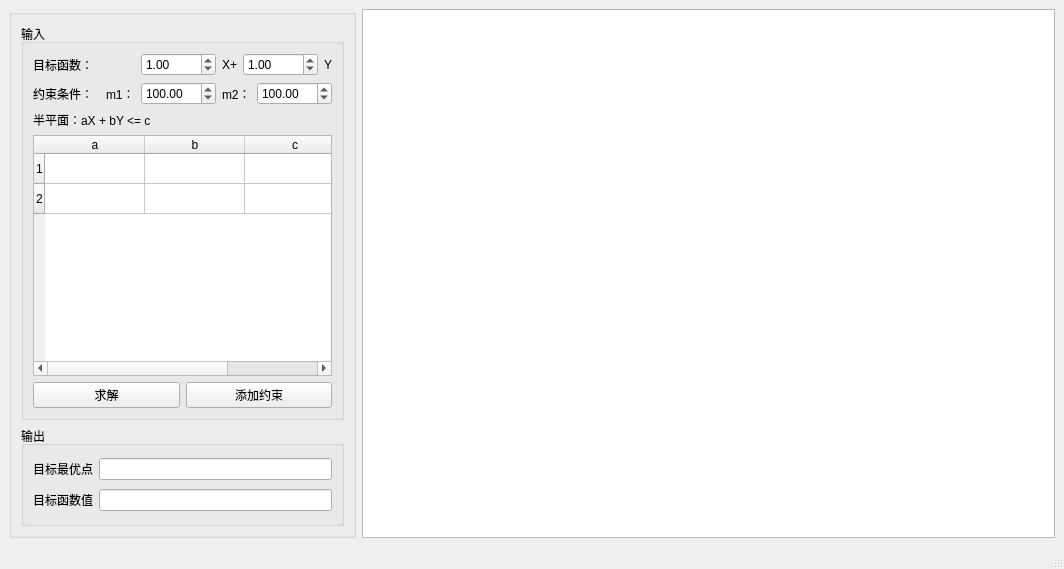
<?xml version="1.0" encoding="UTF-8"?>
<ui version="4.0">
 <class>MainWindow</class>
 <widget class="QMainWindow" name="MainWindow">
  <property name="geometry">
   <rect>
    <x>0</x>
    <y>0</y>
    <width>1064</width>
    <height>569</height>
   </rect>
  </property>
  <property name="windowTitle">
   <string>MainWindow</string>
  </property>
  <widget class="QWidget" name="centralwidget">
   <layout class="QHBoxLayout" name="horizontalLayout">
    <item>
     <widget class="QGroupBox" name="groupBox_3">
      <property name="sizePolicy">
       <sizepolicy hsizetype="Preferred" vsizetype="Preferred">
        <horstretch>1</horstretch>
        <verstretch>0</verstretch>
       </sizepolicy>
      </property>
      <property name="title">
       <string/>
      </property>
      <layout class="QVBoxLayout" name="verticalLayout_3">
       <item>
        <widget class="QGroupBox" name="groupBox">
         <property name="title">
          <string>输入</string>
         </property>
         <layout class="QVBoxLayout" name="verticalLayout">
          <item>
           <layout class="QHBoxLayout" name="horizontalLayout_2" stretch="0,0,0,0,0,0">
            <item>
             <widget class="QLabel" name="label_3">
              <property name="text">
               <string>目标函数：</string>
              </property>
             </widget>
            </item>
            <item>
             <spacer name="horizontalSpacer_3">
              <property name="orientation">
               <enum>Qt::Horizontal</enum>
              </property>
              <property name="sizeHint" stdset="0">
               <size>
                <width>0</width>
                <height>0</height>
               </size>
              </property>
             </spacer>
            </item>
            <item>
             <widget class="QDoubleSpinBox" name="c1">
              <property name="minimum">
               <double>-1000.000000000000000</double>
              </property>
              <property name="maximum">
               <double>1000.000000000000000</double>
              </property>
              <property name="value">
               <double>1.000000000000000</double>
              </property>
             </widget>
            </item>
            <item>
             <widget class="QLabel" name="label">
              <property name="text">
               <string>X+</string>
              </property>
             </widget>
            </item>
            <item>
             <widget class="QDoubleSpinBox" name="c2">
              <property name="minimum">
               <double>-1000.000000000000000</double>
              </property>
              <property name="maximum">
               <double>1000.000000000000000</double>
              </property>
              <property name="value">
               <double>1.000000000000000</double>
              </property>
             </widget>
            </item>
            <item>
             <widget class="QLabel" name="label_2">
              <property name="text">
               <string>Y</string>
              </property>
             </widget>
            </item>
           </layout>
          </item>
          <item>
           <layout class="QHBoxLayout" name="horizontalLayout_3">
            <item>
             <widget class="QLabel" name="label_4">
              <property name="text">
               <string>约束条件：</string>
              </property>
             </widget>
            </item>
            <item>
             <spacer name="horizontalSpacer_2">
              <property name="orientation">
               <enum>Qt::Horizontal</enum>
              </property>
              <property name="sizeHint" stdset="0">
               <size>
                <width>0</width>
                <height>0</height>
               </size>
              </property>
             </spacer>
            </item>
            <item>
             <widget class="QLabel" name="label_5">
              <property name="text">
               <string>m1：</string>
              </property>
             </widget>
            </item>
            <item>
             <widget class="QDoubleSpinBox" name="m1">
              <property name="minimum">
               <double>-1000.000000000000000</double>
              </property>
              <property name="maximum">
               <double>1000.000000000000000</double>
              </property>
              <property name="value">
               <double>100.000000000000000</double>
              </property>
             </widget>
            </item>
            <item>
             <widget class="QLabel" name="label_6">
              <property name="text">
               <string>m2：</string>
              </property>
             </widget>
            </item>
            <item>
             <widget class="QDoubleSpinBox" name="m2">
              <property name="minimum">
               <double>-1000.000000000000000</double>
              </property>
              <property name="maximum">
               <double>1000.000000000000000</double>
              </property>
              <property name="value">
               <double>100.000000000000000</double>
              </property>
             </widget>
            </item>
           </layout>
          </item>
          <item>
           <widget class="QLabel" name="label_7">
            <property name="text">
             <string>半平面：aX + bY &lt;= c</string>
            </property>
           </widget>
          </item>
          <item>
           <widget class="QTableWidget" name="table">
            <row>
             <property name="text">
              <string>1</string>
             </property>
            </row>
            <row>
             <property name="text">
              <string>2</string>
             </property>
            </row>
            <column>
             <property name="text">
              <string>a</string>
             </property>
            </column>
            <column>
             <property name="text">
              <string>b</string>
             </property>
            </column>
            <column>
             <property name="text">
              <string>c</string>
             </property>
            </column>
            <item row="0" column="0">
             <property name="text">
              <string/>
             </property>
            </item>
           </widget>
          </item>
          <item>
           <layout class="QHBoxLayout" name="horizontalLayout_4">
            <item>
             <widget class="QPushButton" name="solve">
              <property name="text">
               <string>求解</string>
              </property>
             </widget>
            </item>
            <item>
             <widget class="QPushButton" name="add">
              <property name="text">
               <string>添加约束</string>
              </property>
             </widget>
            </item>
           </layout>
          </item>
         </layout>
        </widget>
       </item>
       <item>
        <widget class="QGroupBox" name="groupBox_2">
         <property name="minimumSize">
          <size>
           <width>0</width>
           <height>100</height>
          </size>
         </property>
         <property name="title">
          <string>输出</string>
         </property>
         <layout class="QVBoxLayout" name="verticalLayout_2">
          <item>
           <layout class="QHBoxLayout" name="horizontalLayout_8">
            <item>
             <widget class="QLabel" name="label_15">
              <property name="text">
               <string>目标最优点</string>
              </property>
             </widget>
            </item>
            <item>
             <widget class="QLineEdit" name="opoint">
              <property name="readOnly">
               <bool>true</bool>
              </property>
             </widget>
            </item>
           </layout>
          </item>
          <item>
           <layout class="QHBoxLayout" name="horizontalLayout_9">
            <item>
             <widget class="QLabel" name="label_16">
              <property name="text">
               <string>目标函数值</string>
              </property>
             </widget>
            </item>
            <item>
             <widget class="QLineEdit" name="maxval">
              <property name="readOnly">
               <bool>true</bool>
              </property>
             </widget>
            </item>
           </layout>
          </item>
         </layout>
        </widget>
       </item>
      </layout>
     </widget>
    </item>
    <item>
     <widget class="PlotWidget" name="plot">
      <property name="sizePolicy">
       <sizepolicy hsizetype="Expanding" vsizetype="Expanding">
        <horstretch>2</horstretch>
        <verstretch>0</verstretch>
       </sizepolicy>
      </property>
     </widget>
    </item>
   </layout>
  </widget>
  <widget class="QMenuBar" name="menubar">
   <property name="geometry">
    <rect>
     <x>0</x>
     <y>0</y>
     <width>1064</width>
     <height>23</height>
    </rect>
   </property>
  </widget>
  <widget class="QStatusBar" name="statusbar"/>
 </widget>
 <customwidgets>
  <customwidget>
   <class>PlotWidget</class>
   <extends>QGraphicsView</extends>
   <header>pyqtgraph</header>
  </customwidget>
 </customwidgets>
 <resources/>
 <connections/>
</ui>
